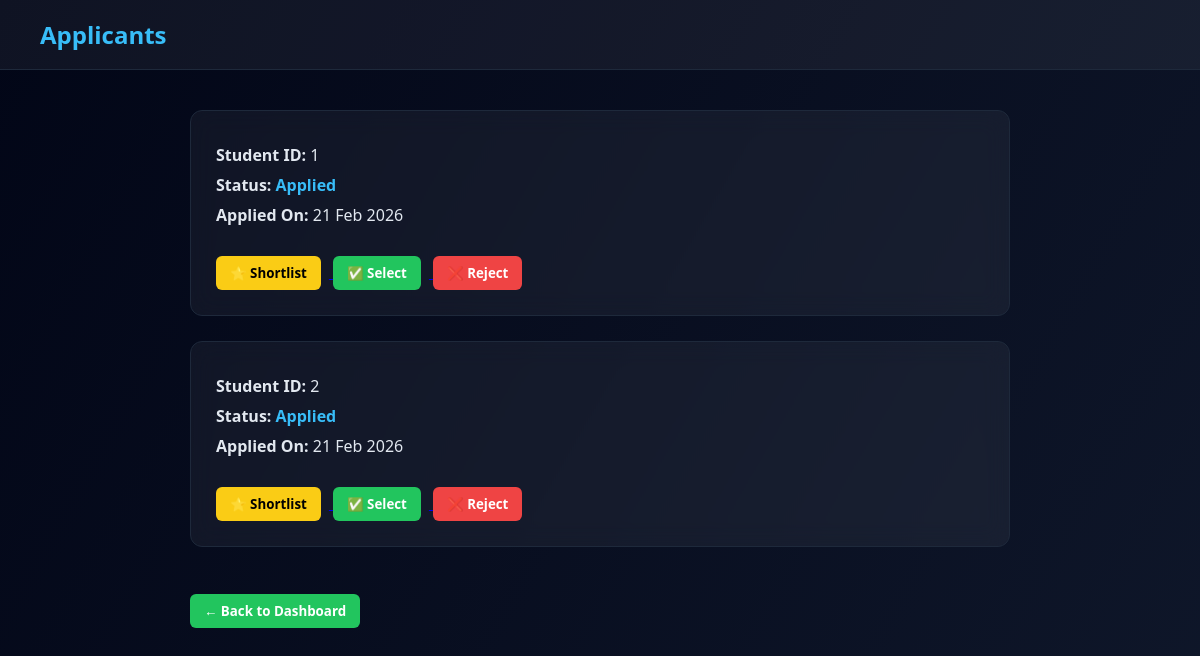
The app's page /job-applications/1 with its own data.
### app.py (models this page shows)
class Application(db.Model):
    __tablename__ = "applications"
    id = db.Column(db.Integer, primary_key=True)
    job_id = db.Column(
        db.Integer,
        db.ForeignKey("jobs.id"),
        nullable=False
    )
    student_id = db.Column(
        db.Integer,
        db.ForeignKey("student_profiles.id"),
        nullable=False
    )
    status = db.Column(db.String(50), default="Applied")
    applied_at = db.Column(db.DateTime, default=datetime.utcnow)
    job = db.relationship("Job", back_populates="applications")
    student = db.relationship("StudentProfile", back_populates="applications")

### app.py (the view)
@app.route("/job-applications/<int:job_id>")
def view_applications(job_id):
    applications = Application.query.filter_by(job_id=job_id).all()
    return render_template(
        "applications.html",
        applications=applications
    )

### templates/applications.html (shortened to what this page needs)
<!DOCTYPE html>
<html lang="en">
<head>
</head>
<body>
    <div class="navbar">
        <h2>Applicants</h2>
    </div>
    <div class="container">
        {% if applications %}
        {% for app in applications %}
<div class="card">
    <p><b>Student ID:</b> {{ app.student_id }}</p>
    <p>
        <b>Status:</b>
        <span class="status">
            {% if app.status == "Applied" %}
            <span style="color: #38bdf8;">Applied</span>
            {% elif app.status == "Shortlisted" %}
            <span style="color: #facc15;">Shortlisted</span>
            {% elif app.status == "Selected" %}
            <span style="color: #22c55e;">Selected</span>
            {% else %}
            <span style="color: #ef4444;">Rejected</span>
            {% endif %}
        </span>
    </p>
    <p>
        <b>Applied On:</b>
        {{ app.applied_at.strftime("%d %b %Y") }}
    </p>
    <br>
    <a href="/toggle-status/{{ app.id }}/shortlist">
        <button class="btn shortlist">
            {% if app.status == "Shortlisted" %}
                🔁 Unshortlist
            {% else %}
                ⭐ Shortlist
            {% endif %}
        </button>
    </a>
    <a href="/toggle-status/{{ app.id }}/select">
        <button class="btn select">
            {% if app.status == "Selected" %}
                🔁 Unselect
            {% else %}
                ✅ Select
            {% endif %}
        </button>
    </a>
    <a href="/toggle-status/{{ app.id }}/reject">
        <button class="btn reject">
            {% if app.status == "Rejected" %}
                🔁 Unreject
            {% else %}
                ❌ Reject
            {% endif %}
        </button>
    </a>
</div>
        {% endfor %}
        {% else %}
        <p style="color:#94a3b8;">No applications received yet.</p>
        {% endif %}
        <br>
        <a href="/company_dashboard">
            <button class="btn select">← Back to Dashboard</button>
        </a>
    </div>
</body>
</html>

### templates/applications.html (style rules this page uses)
* { box-sizing: border-box; font-family: "Segoe UI", Arial, sans-serif; }
body { margin: 0; background: linear-gradient(120deg, #020617, #0f172a); min-height: 100vh; color: #e2e8f0; }
.navbar { background: rgba(255, 255, 255, 0.05); border-bottom: 1px solid #1e293b; padding: 18px 40px; }
.navbar h2 { margin: 0; color: #38bdf8; }
.container { max-width: 900px; margin: auto; padding: 40px; }
.card { background: rgba(255, 255, 255, 0.05); border-radius: 12px; border: 1px solid #1e293b; backdrop-filter: blur(12px); padding: 25px; margin-bottom: 25px; }
.card p { margin: 8px 0; }
.btn { padding: 8px 14px; border: none; border-radius: 6px; cursor: pointer; font-weight: bold; margin-right: 8px; transition: 0.3s; }
.shortlist { background: #facc15; }
.select { background: #22c55e; color: white; }
.reject { background: #ef4444; color: white; }
.status { font-weight: bold; }

### records on screen
Application: student_id "1", status "Applied", applied_at "21 Feb 2026"
Application: student_id "2", status "Applied", applied_at "21 Feb 2026"
